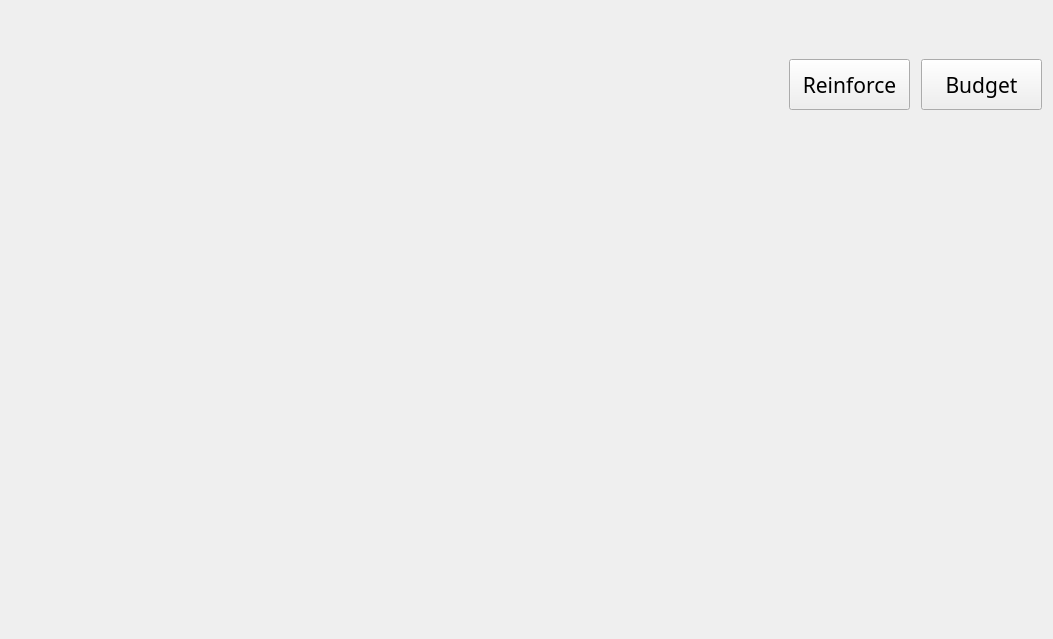
<?xml version="1.0" encoding="UTF-8"?>
<ui version="4.0">
 <class>Shop</class>
 <widget class="QWidget" name="Shop">
  <property name="geometry">
   <rect>
    <x>0</x>
    <y>0</y>
    <width>1053</width>
    <height>639</height>
   </rect>
  </property>
  <property name="minimumSize">
   <size>
    <width>1053</width>
    <height>639</height>
   </size>
  </property>
  <property name="maximumSize">
   <size>
    <width>1053</width>
    <height>639</height>
   </size>
  </property>
  <property name="windowTitle">
   <string>Form</string>
  </property>
  <property name="styleSheet">
   <string notr="true">border-image: url(:/sample/photo/Shop_pic/Shop_bg.jpg);</string>
  </property>
  <widget class="QStackedWidget" name="stackedWidget">
   <property name="geometry">
    <rect>
     <x>9</x>
     <y>9</y>
     <width>1035</width>
     <height>621</height>
    </rect>
   </property>
   <property name="minimumSize">
    <size>
     <width>1035</width>
     <height>621</height>
    </size>
   </property>
   <property name="maximumSize">
    <size>
     <width>1035</width>
     <height>621</height>
    </size>
   </property>
   <property name="styleSheet">
    <string notr="true"/>
   </property>
   <property name="currentIndex">
    <number>0</number>
   </property>
   <widget class="QWidget" name="Tank_reinforce">
    <property name="styleSheet">
     <string notr="true"/>
    </property>
    <widget class="QPushButton" name="reinforceButton">
     <property name="geometry">
      <rect>
       <x>780</x>
       <y>50</y>
       <width>121</width>
       <height>51</height>
      </rect>
     </property>
     <property name="font">
      <font>
       <family>Showcard Gothic</family>
       <pointsize>16</pointsize>
      </font>
     </property>
     <property name="styleSheet">
      <string notr="true">border-image: url(:/sample/photo/label_bg.png);</string>
     </property>
     <property name="text">
      <string>Reinforce</string>
     </property>
    </widget>
    <widget class="QPushButton" name="budgetButton">
     <property name="geometry">
      <rect>
       <x>912</x>
       <y>50</y>
       <width>121</width>
       <height>51</height>
      </rect>
     </property>
     <property name="font">
      <font>
       <family>Showcard Gothic</family>
       <pointsize>16</pointsize>
      </font>
     </property>
     <property name="styleSheet">
      <string notr="true">border-image: url(:/sample/photo/label_bg.png);</string>
     </property>
     <property name="text">
      <string>Budget</string>
     </property>
    </widget>
   </widget>
   <widget class="QWidget" name="Tank_budget">
    <property name="styleSheet">
     <string notr="true"/>
    </property>
   </widget>
  </widget>
 </widget>
 <resources/>
 <connections/>
</ui>
